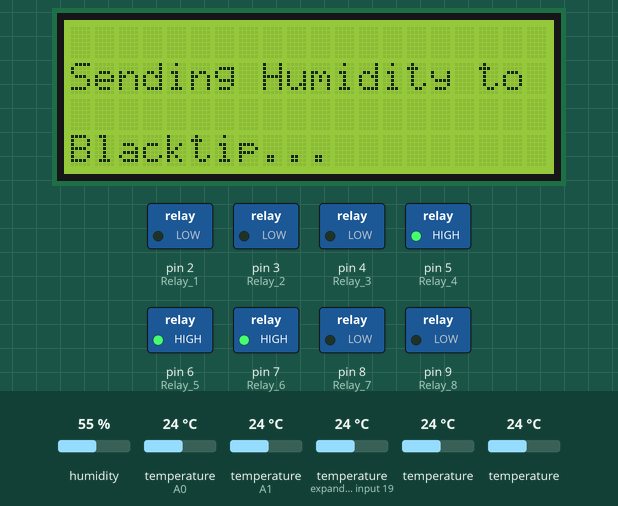
A sketch run on a simulated Arduino Uno, built with avr-gcc and run on an emulated ATmega328P. Shown: 20×4 character LCD, switched loads named in the sketch (green lamp = pin HIGH). Inputs (shaded band) come from the test bench; at power-on: temperature (sensors on A1, expander input 19, A0) 24 °C, temperature 24 °C, humidity 55 %. WiFi joins after 1.5 s; servers stay silent unless stated; what the sketch prints to the serial monitor is not drawn.

Above: at 20.1 s.
20.2 s: temperature (sensor on A1) set to 27 °C
At 23.4 s:
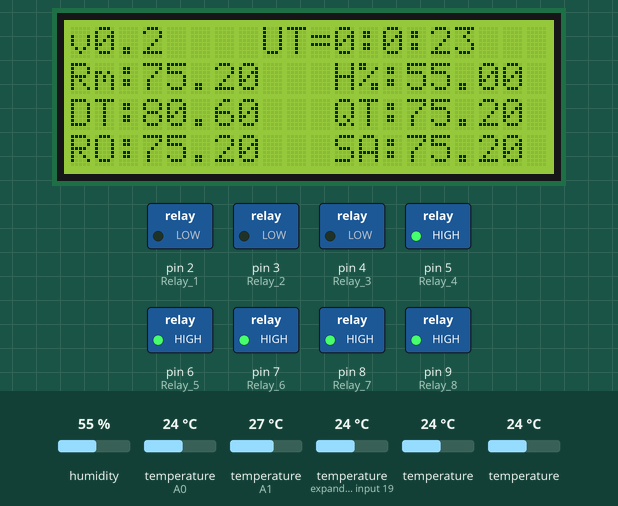
24.3 s: temperature (sensor on expander input 19) set to 27 °C
At 26.4 s:
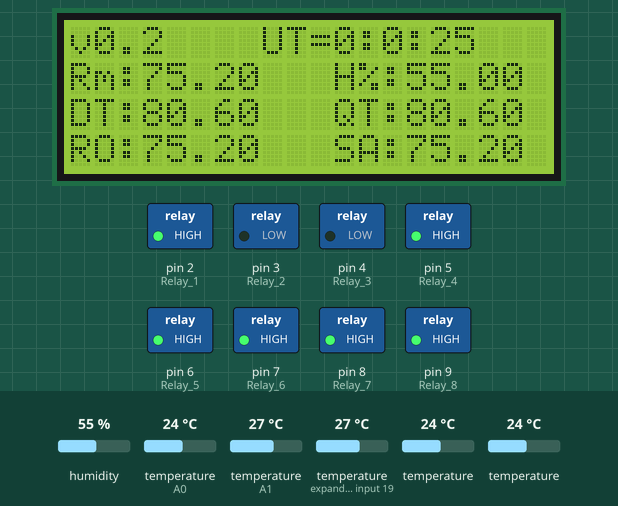
28.4 s: temperature (sensor 215) set to 27 °C
At 31.8 s:
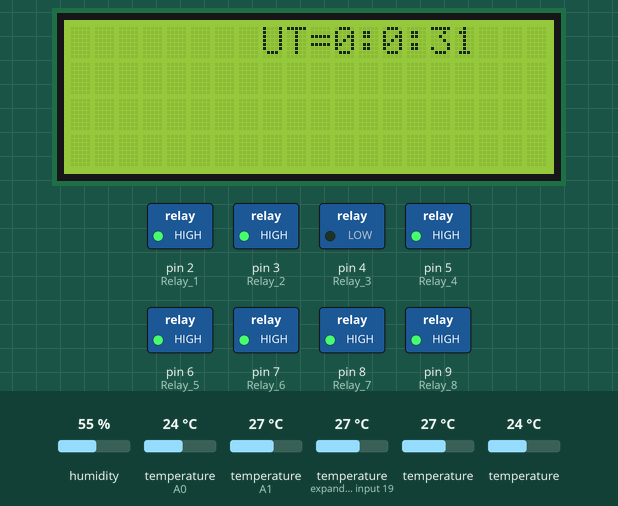
32.5 s: temperature (sensor on A1) set to 12 °C
At 34.5 s:
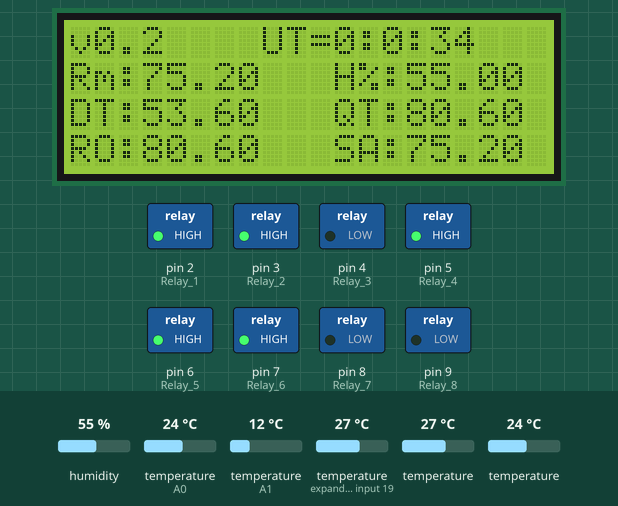
36.6 s: temperature (sensor on expander input 19) set to 12 °C
At 38.7 s:
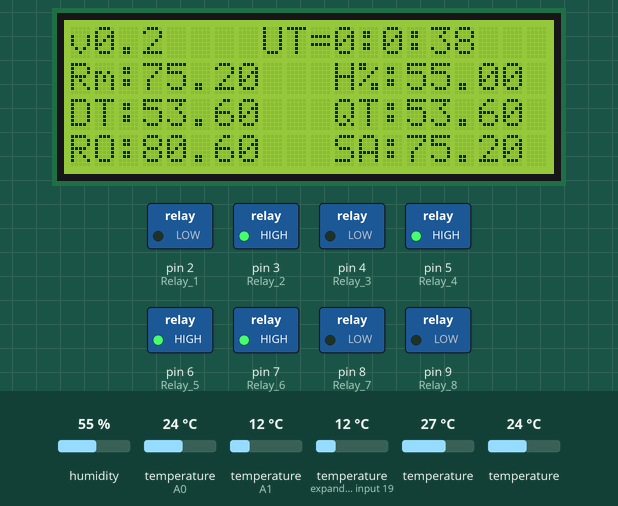
40.7 s: temperature (sensor 315) set to 28 °C
At 42.7 s:
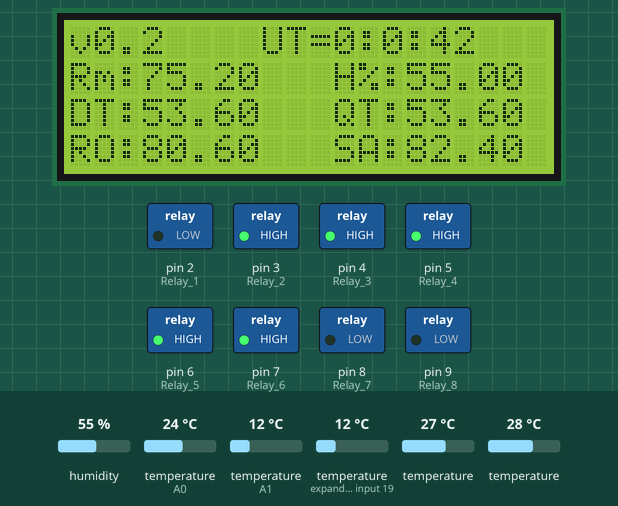
Timing chart, 0 to 44.2 s (numbered marks = the images above; inputs shaded):
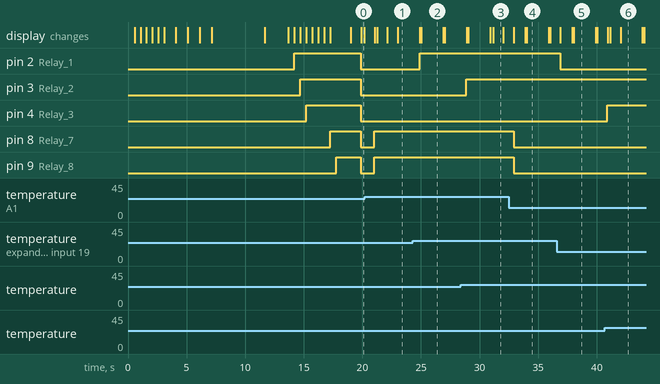

Measured:
- the behaviour switches between 25 and 26 °C on temperature (sensor on A1) (found by bisection; images 0 and 1)
- the behaviour switches between 25 and 26 °C on temperature (sensor on expander input 19) (found by bisection; images 1 and 2)
- the behaviour switches between 25 and 26 °C on temperature (sensor 215) (found by bisection; images 2 and 3)
- after the input at 20.2 s, pin 8 (Relay_7), pin 9 (Relay_8): LOW → HIGH after 0.80 s
- after the input at 24.3 s, pin 2 (Relay_1): LOW → HIGH after 0.58 s
- after the input at 28.4 s, pin 3 (Relay_2): LOW → HIGH after 0.48 s
- after the input at 32.5 s, pin 8 (Relay_7), pin 9 (Relay_8): HIGH → LOW after 0.40 s
- after the input at 36.6 s, pin 2 (Relay_1): HIGH → LOW after 0.29 s
- after the input at 40.7 s, pin 4 (Relay_3): LOW → HIGH after 0.19 s

The sketch:

ThermoLCDRelayEthernet.ino
```cpp
#include <SimpleTimer.h>
#include <dht11.h>
#include <SPI.h>
#include <Ethernet.h>
#include <OneWire.h>
#include <DallasTemperature.h>
#include <Wire.h>
#include <LiquidCrystal_I2C.h>

/*-----( Declare Constants )-----*/

#define RELAY_ON 0
#define RELAY_OFF 1
/*-----( Declare objects )-----*/
/*-----( Declare Variables )-----*/
#define Relay_1  2  // Arduino Digital I/O pin number
#define Relay_2  3
#define Relay_3  4
#define Relay_4  5
#define Relay_5  6
#define Relay_6  7
#define Relay_7  8
#define Relay_8  9

#define DHT11PIN A0
#define ONE_WIRE_BUS A1
dht11 DHT11;

// the timer objects
SimpleTimer temperatureTimer;
SimpleTimer cloudUpdateTempTimer;
SimpleTimer cloudUpdateHumTimer;

OneWire ourWire(ONE_WIRE_BUS);

DallasTemperature sensors(&ourWire);
//Addr: 0x27, 20 chars & 4 lines
LiquidCrystal_I2C lcd(0x27,20,4);
int incomingByte=0;
long currentmillis=0;

//Setup Temperatures
float DT_threshold = 78.6; //Display Tank Temperature.
float QT_threshold = 78.6; //Quaratine Tank Holding Temp
float RODI_threshold = 78.6; // RODI Resevoir Holding Temp
float SALT_threshold = 78.6; // Salt Mix Resevoir Holding Temp
float dttemp=78.6;
float qttemp=78.6;
float rotemp=78.6;
float satemp=78.6;
float roomTemp=78.6;
float roomHum=0.0;

int onwait = 500;
byte mac[] = { 0xDE, 0xAD, 0xBE, 0xEF, 0xFE, 0xED };
char server[] = "www.google.com";
char btrServer[] = "www.blacktipreef.com";
String account_sid = "AC29fd98db5431536e202df77d77769575";
String auth_token = "00a3b335a977d709380bdeaa53780da4";
char vers[] = "v0.2";
IPAddress ip(192, 168, 0, 177);
EthernetClient client;
//Timers
int TEMP_READ_INTERVAL = 1000;          // Default to 1 sec
int TEMP_CLOUD_UPDATE_INTERVAL = 60000; // Default to 1 min
int HUM_CLOUD_UPDATE_INTERVAL = 600000; // Default to 10 mins


//Texting Conditions
String REBOOT = "0";
String HIGHTEMP = "1";
String LOWTEMP = "2";


void setup() /****** SETUP: RUNS ONCE ******/
{
  // start serial port
  Serial.begin(9600);
  temperatureTimer.setInterval(TEMP_READ_INTERVAL, readAndDisplayTemperatures);    // Every 1 sec
  cloudUpdateTempTimer.setInterval(TEMP_CLOUD_UPDATE_INTERVAL, sendTemperaturesToCloud); // Every 1 mins
  cloudUpdateHumTimer.setInterval(HUM_CLOUD_UPDATE_INTERVAL, sendHumidityToCloud);      // Every 10 mins
  initializeLCD();
  initializeNetwork();
  initializeRelay();
  sensors.begin();
  //---LOG THE REBOOT-----------------------------------------
  sendTxtMessage(REBOOT);//Reboot Message that is converted on server.
  sendMeasurement("QT","REBOOT","LOG");
  sendMeasurement("DT","REBOOT","LOG");
  sendMeasurement("RO","REBOOT","LOG");
  sendMeasurement("SA","REBOOT","LOG");
  sendMeasurement("Rm","REBOOT","LOG");
  //-----------------------------------------------------------
  // If everything worked to this point --> Welcome Screen
  //-----------------------------------------------------------
  lcd.clear();
  //lcd.setCursor(0,0); //Start at character 0 on line 0
  //lcd.print("Welcome to BlackTip");
  lcd.setCursor(0,0);
  lcd.print(vers);

}/*--(end setup )---*/


void loop()
{
   // if there are incoming bytes available
  // from the server, read them and print them:
 temperatureTimer.run();
 cloudUpdateTempTimer.run();
 cloudUpdateHumTimer.run();
 // set the cursor to column 8, line 2
 lcd.setCursor(8, 0);
 lcd.print("UT=");
 currentmillis = millis();
 long days=0;
 long hours=0;
 long mins=0;
 long secs=0;
 secs = currentmillis/1000; //convect milliseconds to seconds
 mins=secs/60; //convert seconds to minutes
 hours=mins/60; //convert minutes to hours
 days=hours/24; //convert hours to days
 secs=secs-(mins*60); //subtract the coverted seconds to minutes in order to display 59 secs max
 mins=mins-(hours*60); //subtract the coverted minutes to hours in order to display 59 minutes max
 hours=hours-(days*24); //subtract the coverted hours to days in order to display 23 hours max
 //Display results
 if (days>0) // days will displayed only if value is greater than zero
 {
   lcd.print(days);
   lcd.print(" days and :");
 }
 lcd.print(hours);
 lcd.print(":");
 lcd.print(mins);
 lcd.print(":");
 lcd.print(secs);


}

//-------Initialize the Network-----------------------------------
void initializeNetwork(){
  lcd.clear();
  lcd.setCursor(0,0);
  lcd.print("Init network...");
  delay(3000);
  if (Ethernet.begin(mac) == 0) {
    lcd.setCursor(0,1);
    lcd.println("DHCP Failure :( ");
    delay(3000);
    Ethernet.begin(mac, ip);
  }
  // give the Ethernet shield a second to initialize:
  lcd.clear();
  lcd.setCursor(0,0);
  lcd.print("Connecting...");
  delay(2000);
}

//-------Send Txt Message-----------------------------------www.twilio.com/2010-04-01/Accounts/AC29fd98db5431536e202df77d77769575/Messages
void sendTxtMessage(String message){
  if (client.connect(server, 80)) {
    Serial.println("connected...sending text...");
    Serial.print("message=");
    Serial.println(message);
    // Make a HTTP request:
    client.print("GET /sendtext?body=");
    client.print(message);
    client.println(" HTTP/1.1");
    client.print("Host: ");
    client.println(btrServer);
    client.println("Connection: close");
    client.println();
    client.stop();
  }
  else {
    // kf you didn't get a connection to the server:
    Serial.println("connection failed");
  }

}


//-------Send Temperatures to Cloud-----------------------------------
void sendTemperaturesToCloud(){
   lcd.clear();
   lcd.setCursor(0,1);
   lcd.print("Sending Temperatures to Blacktip...");
   sendFloatMeasurement("QT",qttemp,"TEMP");
   sendFloatMeasurement("DT",dttemp,"TEMP");
   sendFloatMeasurement("RO",rotemp,"TEMP");
   sendFloatMeasurement("SA",satemp,"TEMP");
   sendFloatMeasurement("Rm",roomTemp,"TEMP");
   if (dttemp>DT_threshold){
     sendTxtMessage(HIGHTEMP);
   }
   lcd.clear();
}

void sendHumidityToCloud(){
   lcd.clear();
   lcd.setCursor(0,1);
   lcd.print("Sending Humidity to Blacktip...");
   sendFloatMeasurement("Rm",roomHum,"HUMIDITY");
   lcd.clear();
}


void readAndDisplayTemperatures(){
 int chk = DHT11.read(DHT11PIN);

 Serial.print("Temp\Hum Sensor: ");
 switch (chk)
 {
    case DHTLIB_OK:
		Serial.println("OK");
		break;
    case DHTLIB_ERROR_CHECKSUM:
		Serial.println("Checksum error");
		break;
    case DHTLIB_ERROR_TIMEOUT:
		Serial.println("Time out error");
		break;
    default:
		Serial.println("Unknown error");
		break;
 }

 roomHum = (float)DHT11.humidity;
 roomTemp = (float)Fahrenheit(DHT11.temperature);
 sensors.requestTemperatures();
 dttemp=sensors.getTempFByIndex(0);
 qttemp=sensors.getTempFByIndex(1);
 rotemp=sensors.getTempFByIndex(2);
 satemp=sensors.getTempFByIndex(3);

 lcd.setCursor(0,0);
 lcd.print(vers);
 lcd.setCursor(0,1);
 lcd.print("Rm:");
 lcd.print(roomTemp);
 lcd.setCursor(11,1);
 lcd.print("H%:");
 lcd.print(roomHum);
 lcd.setCursor(0,2);
 lcd.print("DT:");
 lcd.print(dttemp);
 lcd.setCursor(11,2);
 lcd.print("QT:");
 lcd.print(qttemp);
 lcd.setCursor(0,3);
 lcd.print("RO:");
 lcd.print(rotemp);
 lcd.setCursor(11,3);
 lcd.print("SA:");
 lcd.print(satemp);


 if (dttemp > DT_threshold) {
   digitalWrite(Relay_8, RELAY_OFF);
   digitalWrite(Relay_7, RELAY_OFF);

 }else {
   digitalWrite(Relay_8, RELAY_ON);
   digitalWrite(Relay_7, RELAY_ON);
 }

//QT Tank Temp Control - 1 heater
  if (qttemp > QT_threshold) {
   digitalWrite(Relay_1, RELAY_OFF);
 }else {
   digitalWrite(Relay_1, RELAY_ON);
 }

 //RO Tank Temp Control - 1 heater
  if (rotemp > QT_threshold) {
   digitalWrite(Relay_2, RELAY_OFF);
 }else {
   digitalWrite(Relay_2, RELAY_ON);
 }

 //SA Tank Temp Control - 1 heater
  if (satemp > QT_threshold) {
   digitalWrite(Relay_3, RELAY_OFF);
 }else {
   digitalWrite(Relay_3, RELAY_ON);
 }

}

void initializeLCD(){
// ------- Quick 3 blinks of backlight  -------------
  lcd.init();
  for(int i = 0; i< 3; i++)
  {
    lcd.backlight();
    delay(500);
    lcd.noBacklight();
    delay(500);
  }
  lcd.backlight(); // finish with backlight on
//-------- Write characters on the display ------------------
  // NOTE: Cursor Position: Lines and Characters start at 0
  lcd.setCursor(3,0); //Start at character 4 on line 0
  lcd.print("Hello, Reef!");
  delay(1000);
  lcd.setCursor(2,1);
  lcd.print("From BlackTip");
  delay(1000);
  lcd.setCursor(0,2);
  lcd.print(" Simple Display");
  lcd.setCursor(0,3);
  delay(1000);
  lcd.print("www.blacktipreef.com");
  delay(1000);
}


void initializeRelay(){
    //-------( Initialize Pins so relays are inactive at reset)----
  lcd.clear();
  lcd.setCursor(0,0);
  lcd.print("Init Relays...");


  //---( THEN set pins as outputs )----
  pinMode(Relay_1, OUTPUT);
  pinMode(Relay_2, OUTPUT);
  pinMode(Relay_3, OUTPUT);
  pinMode(Relay_4, OUTPUT);
  pinMode(Relay_5, OUTPUT);
  pinMode(Relay_6, OUTPUT);
  pinMode(Relay_7, OUTPUT);
  pinMode(Relay_8, OUTPUT);


  lcd.setCursor(0,3);
  lcd.print("Testing 1");
  digitalWrite(Relay_1, RELAY_ON);
  delay(onwait);
  digitalWrite(Relay_1, RELAY_OFF);

  lcd.setCursor(0,3);
  lcd.print("Testing 2");
  digitalWrite(Relay_2, RELAY_ON);
  delay(onwait);
  digitalWrite(Relay_2, RELAY_OFF);

  lcd.setCursor(0,3);
  lcd.print("Testing 3");
  digitalWrite(Relay_3, RELAY_ON);
  delay(onwait);
  digitalWrite(Relay_3, RELAY_OFF);

  lcd.setCursor(0,3);
  lcd.print("Testing 4");
  digitalWrite(Relay_4, RELAY_ON);
  delay(onwait);
  digitalWrite(Relay_4, RELAY_OFF);

  lcd.setCursor(0,3);
  lcd.print("Testing 5");
  digitalWrite(Relay_5, RELAY_ON);
  delay(onwait);
  digitalWrite(Relay_5, RELAY_OFF);

  lcd.setCursor(0,3);
  lcd.print("Testing 6");
  digitalWrite(Relay_6, RELAY_ON);
  delay(onwait);
  digitalWrite(Relay_6, RELAY_OFF);

  lcd.setCursor(0,3);
  lcd.print("Testing 7");
  digitalWrite(Relay_7, RELAY_ON);
  delay(onwait);
  digitalWrite(Relay_7, RELAY_OFF);

  lcd.setCursor(0,3);
  lcd.print("Testing 8");
  digitalWrite(Relay_8, RELAY_ON);
  delay(onwait);
  digitalWrite(Relay_8, RELAY_OFF);

}


void sendFloatMeasurement(char* tankId, float value, char* type){
  static char outstr[15];
  dtostrf(value,5, 2, outstr);
  sendMeasurement(tankId,outstr,type);
}

void sendMeasurement(char* tankId, char* value, char* type){
  if (client.connect(server, 80)) {
    Serial.println("connected...sending measurement...");
    Serial.print(tankId);
    Serial.print("=");
    Serial.println(value);
    Serial.print("=");
    Serial.println(type);
    // Make a HTTP request:
    client.print("GET /tankmeasurement?tankId=");
    client.print(tankId);
    client.print("&measurementContent=");
    client.print(value);
    client.print("&measurementType=");
    client.print(type);
    client.println(" HTTP/1.1");
    client.print("Host: ");
    client.println(btrServer);
    client.println("Connection: close");
    client.println();
    client.stop();
  }
  else {
    // kf you didn't get a connection to the server:
    Serial.println("connection failed");
  }
}

//Celsius to Fahrenheit conversion
double Fahrenheit(double celsius)
{
	return 1.8 * celsius + 32;
}
```
